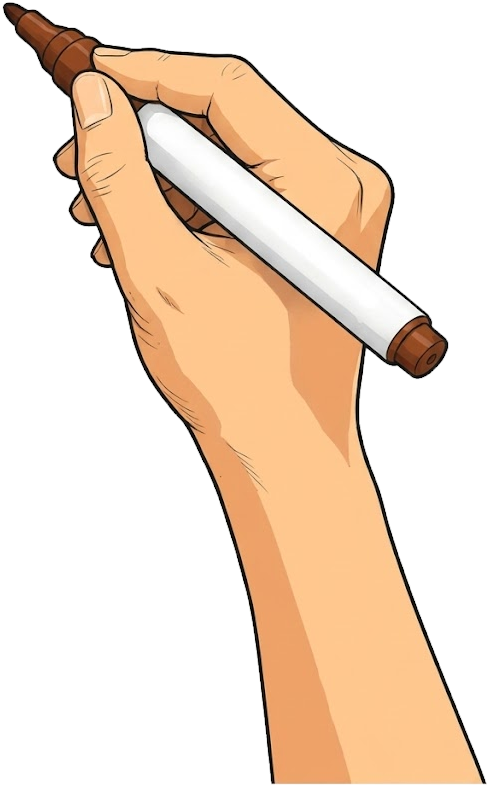
#> input picture assets/vendor_patches/srt-whiteboard-animation/assets/user_clean_hand.png, 488 x 786 px, given in place of user_clean_hand.png.png, which was not available
$ python make_long_contact_sheet.py ../assets/vendor_patches/srt-whiteboard-animation/assets/user_clean_hand.png
#> lines starting #> are read from the running program, lines starting #| are printed output that depends on the picture
"""Contact sheet of all long-form illustrations with a 10% grid, so targets can be read off precisely."""
import sys
from pathlib import Path
from PIL import Image, ImageDraw, ImageFont

P = Path("projects/tap-07-tom-tit/assets/long")
out = Path("projects/tap-07-tom-tit/renders/audit_frames")
out.mkdir(parents=True, exist_ok=True)
files = sorted(P.glob("L*.png"))
names = sys.argv[1:] or [f.stem for f in files]
font = ImageFont.truetype("C:/Windows/Fonts/arialbd.ttf", 28)
small = ImageFont.truetype("C:/Windows/Fonts/arial.ttf", 14)
W, H = 800, 447
per = 4
for page in range(0, len(names), per):
    sheet = Image.new("RGB", (W * 2, H * 2), "white")
#> sheet: PIL image 1600x894 RGB; every value is 255
    for k, n in enumerate(names[page:page + per]):
        im = Image.open(P / f"{n}.png").convert("RGB").resize((W, H))
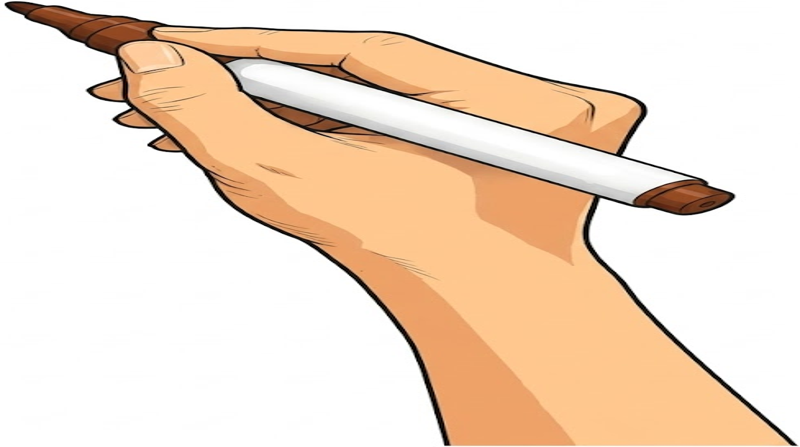
#> im: PIL image 800x447 RGB; mean R, G, B 241.8, 220.6, 201.3
        d = ImageDraw.Draw(im)
        for i in range(1, 10):
            x, y = W * i // 10, H * i // 10
            d.line([(x, 0), (x, H)], fill=(255, 0, 255), width=1)
            d.line([(0, y), (W, y)], fill=(255, 0, 255), width=1)
            d.text((x + 2, 2), f".{i}", fill=(255, 0, 255), font=small)
            d.text((2, y + 2), f".{i}", fill=(255, 0, 255), font=small)
        d.rectangle([0, H - 40, 110, H], fill="black")
        d.text((8, H - 36), n, fill="yellow", font=font)
        sheet.paste(im, ((k % 2) * W, (k // 2) * H))
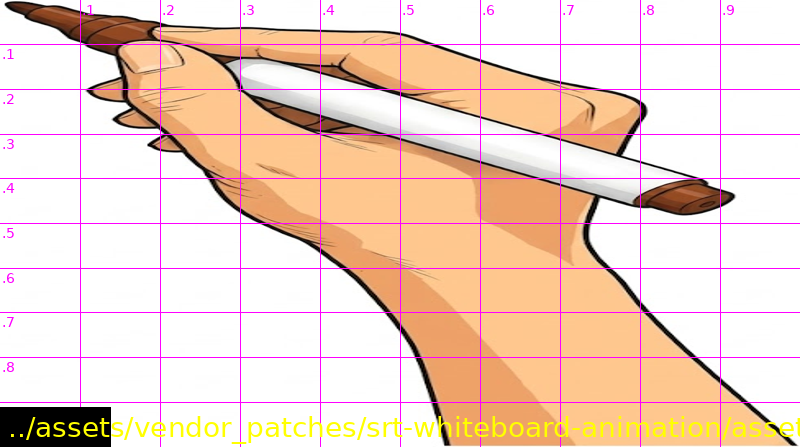
#> im: PIL image 800x447 RGB; mean R, G, B 239.5, 211.1, 197.8
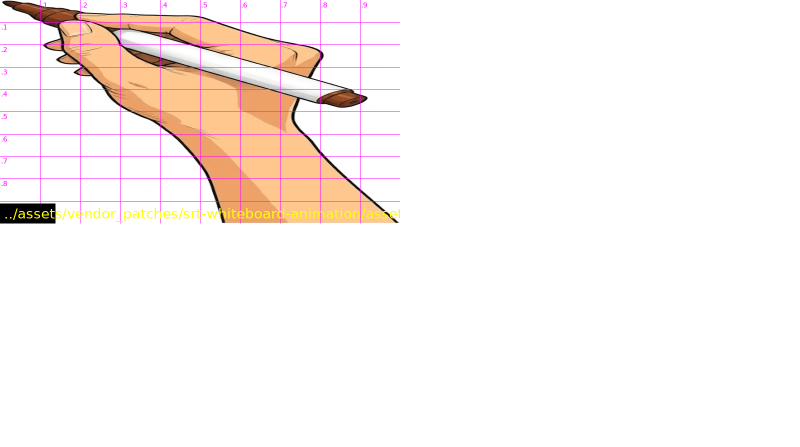
#> sheet: PIL image 1600x894 RGB (shown at 1/2 size); mean R, G, B 251.1, 244, 240.7
    dst = out / f"sheet_{names[page]}_{names[min(page + per, len(names)) - 1]}.jpg"
    sheet.save(dst, quality=85)
    print(dst)
